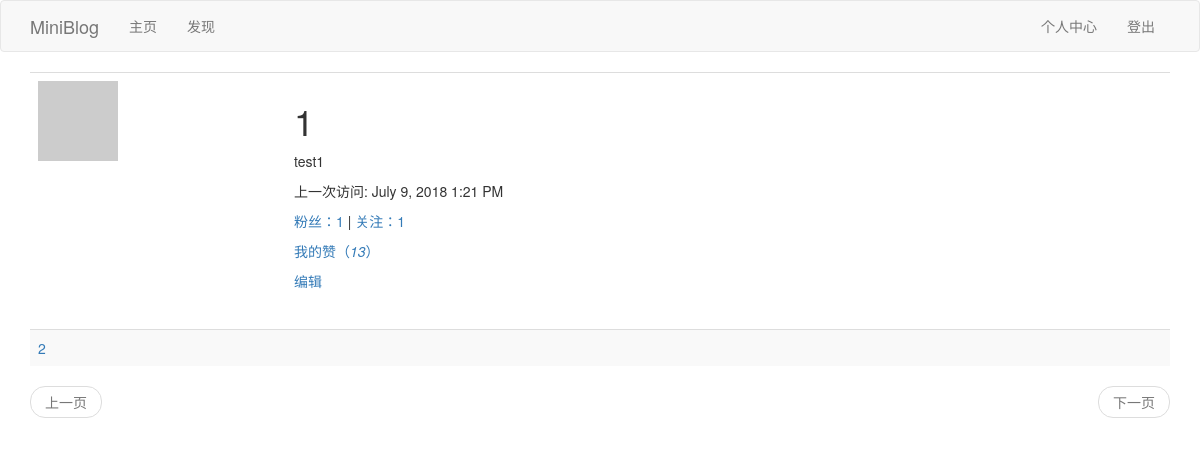
/follower_list/1 (signed in), run on an earlier commit of the app's database.
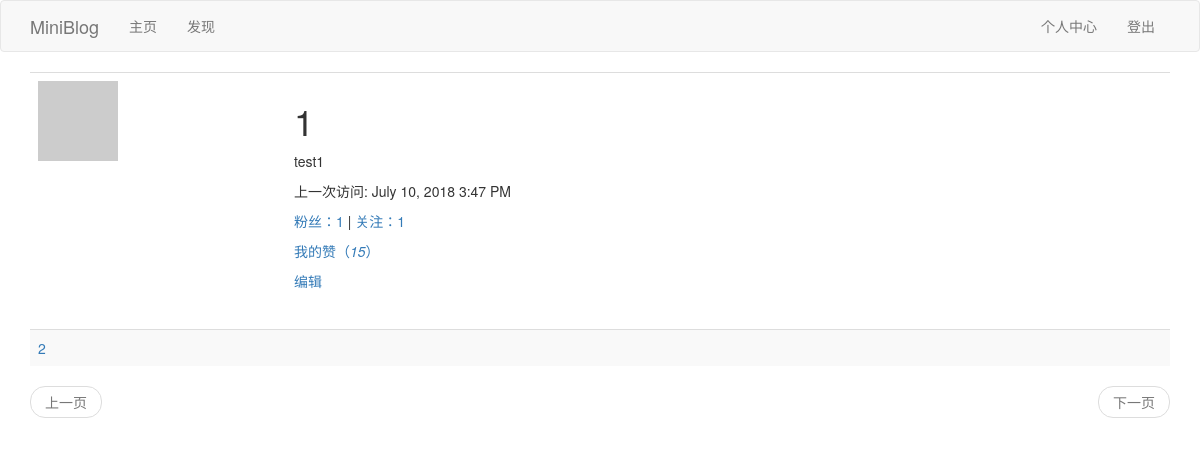
And on a later commit of the database.
### app/models.py (models this page shows, shortened)
class User(UserMixin,db.Model):
	__tablename__ = 'user'
	id = db.Column(db.Integer,primary_key=True)
	username = db.Column(db.String(64),index=True,unique=True)
	email = db.Column(db.String(64),index=True,unique=True)
	password_hash = db.Column(db.String(128))
	about_me = db.Column(db.String(140))
	last_seen = db.Column(db.DateTime,default=datetime.utcnow)
	posts = db.relationship('Post',backref='author',lazy='dynamic')
	comments = db.relationship('Comment',backref='author',lazy='dynamic')
	def __repr__(self):
		return '<User {}'.format(self.username)
	__str__ = __repr__
	def avatar(self,size):
		digest = md5(self.email.lower().encode('utf-8')).hexdigest()
		return r'https://www.gravatar.com/avatar/{}?d=identicon&s={}'.format(digest,size)
	thumbed = db.relationship('Post',secondary=thumb_ups,
		backref=db.backref('thumbers',lazy='dynamic'),lazy='dynamic'
		)
	followed = db.relationship('User',secondary=followers,
		primaryjoin=(followers.c.follower_id == id),
		secondaryjoin=(followers.c.followed_id == id),
		backref=db.backref('followers',lazy='dynamic'),lazy='dynamic'
		)

### app/main/views.py (the view)
@bp.route('/follower_list/<username>')
@login_required
def follower_list(username):
	user = User.query.filter_by(username=username).first_or_404()
	page = request.args.get('page',1,type=int)
	followers = user.followers.paginate(
		page,current_app.config['FOLLOWEDS_AND_FOLLWERS_PER_PAGE'],False)
	next_url = url_for('main.follower_list',username=username,page=followers.next_num) if followers.has_next else None
	prev_url = url_for('main.follower_list',username=username,page=followers.prev_num) if followers.has_prev else None
	return render_template('user.html',user=user,followers=followers.items,next_url=next_url, prev_url=prev_url)

### app/main/views.py (called while the page is built)
@bp.before_app_request
def before_request():
	if current_user.is_authenticated:
		current_user.last_seen = datetime.utcnow()
		db.session.commit()
		g.comment_form = CommentForm()
	g.locale = str(get_locale())

### app/models.py (called while the page is built)
@login.user_loader
def load_user(id):
	return User.query.get(int(id))

### app/main/templates/user.html (shortened to what this page needs)
{% extends "base.html" %}
{% block app_content %}
	<table class="table table-hover">
        <tr>
            <td width="256px"><img src="{{ user.avatar(256) }}"></td>
            <td>
            	<h1>{{ user.username }}</h1>
            	{% if user.about_me %}<p>{{ user.about_me }}</p>{% endif %}
                {% if user.last_seen %}<p>{{_("上一次访问")}}: {{ moment(user.last_seen).format('LLL') }}</p>{% endif %}
                <p>
                    <a id="follower_num" href="{{ url_for('main.follower_list',username=user.username) }}">{{_("粉丝")}}：{{ user.followers.count() }}</a>
                    |
                    <a id="followed_num" href="{{ url_for('main.followed_list',username=user.username) }}">{{_("关注")}}：{{ user.followed.count() }} </a>
                </p>
                <p><a href="{{ url_for('main.thumbup_list',username=user.username) }}">{{_("我的赞")}}<span>（<em id="thumbed_num">{{ user.thumbed.count() }}</em>）</span></a></p>
                {% if user == current_user %}
                    <p><a href="{{ url_for('main.edit_profile') }}">{{_("编辑")}}</a></p>
                {% elif current_user.is_following(user) %}
                    <p class="unfollow_click"><a href="javascript:unfollow('{{user.username}}');">{{_("取消关注")}}</a></p>
                    <p class="follow_click" style="display: none;"><a href="javascript:follow('{{user.username}}');">{{_("点击关注")}}</a></p>
                {% else %}
                    <p class="follow_click"><a href="javascript:follow('{{user.username}}');">{{_("点击关注")}}</a></p>
                    <p class="unfollow_click" style="display: none;"><a href="javascript:unfollow('{{user.username}}');">{{_("取消关注")}}</a></p>
                {% endif %}
            </td>
        </tr>
    </table>
    {% if posts %}
    	{% for post in posts %}
    		{% include "_post.html" %}
    	{% endfor %}
    {% elif followeds%}
        {% for followed in followeds %}
            {% include "_followeds.html" %}
        {% endfor %}
    {% else %}
        {% for follower in followers %}
            {% include "_followers.html" %}
        {% endfor %}
    {% endif %}
    {% include "_pagination.html" %}
{% endblock %}

### app/main/templates/base.html (shortened to what this page needs)
{% extends 'bootstrap/base.html' %}
{% block navbar %}
    <nav class="navbar navbar-default">
        <div class="container">
            <div class="navbar-header">
                <a class="navbar-brand" href="{{ url_for('main.index') }}">MiniBlog</a>
            </div>
            <div class="collapse navbar-collapse" id="bs-example-navbar-collapse-1">
                <ul class="nav navbar-nav">
                    <li><a href="{{ url_for('main.index') }}">{{_("主页")}}</a></li>
                    <li><a href="{{ url_for('main.explore') }}">{{_("发现")}}</a></li>
                </ul>
                <ul class="nav navbar-nav navbar-right">
                    {% if current_user.is_anonymous %}
                    <li><a href="{{ url_for('auth.login') }}">{{_("登陆")}}</a></li>
                    {% else %}
                    <li><a href="{{ url_for('main.user', username=current_user.username) }}">{{_("个人中心")}}</a></li>
                    <li><a href="{{ url_for('auth.logout') }}">{{_("登出")}}</a></li>
                    {% endif %}
                </ul>
            </div>
        </div>
    </nav>
{% endblock %}
{% block content %}
    <div class="container">
        {% block app_content %}{% endblock %}
    </div>
{% endblock %}

### app/main/templates/_followers.html
<table class="table table-striped">
  <tr>
    <td>
        <a href="{{ url_for('main.user', username=follower.username) }}">
          {{ follower.username }}
      </a>
    </td>
  </tr>
</table>

### app/main/templates/_pagination.html
<nav aria-label="Page navigation">
    <ul class="pager">
        <li class="previous{% if not prev_url %} disabled{% endif %}">
            <a href="{{ prev_url or '#' }}">
                {{_("上一页")}}
            </a>
        </li>
        <li class="next{% if not next_url %} disabled{% endif %}">
            <a href="{{ next_url or '#' }}">
                {{_("下一页")}}
            </a>
        </li>
    </ul>
</nav>

What changed in the data, as far as the page shows it:
changed User "test1": last_seen "July 9, 2018 1:21 PM" → "July 10, 2018 3:47 PM"
Also different on the page:
{{ user.thumbed.count() }}: "13" → "15"
